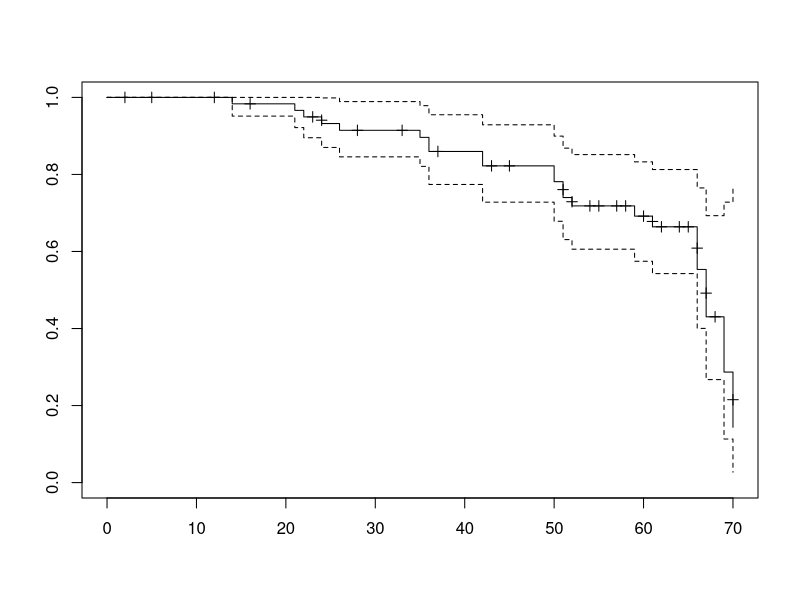
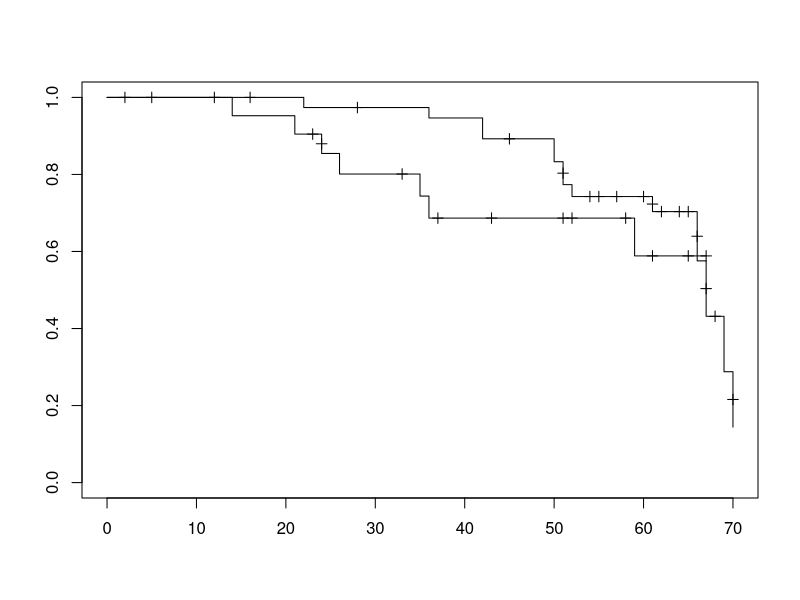
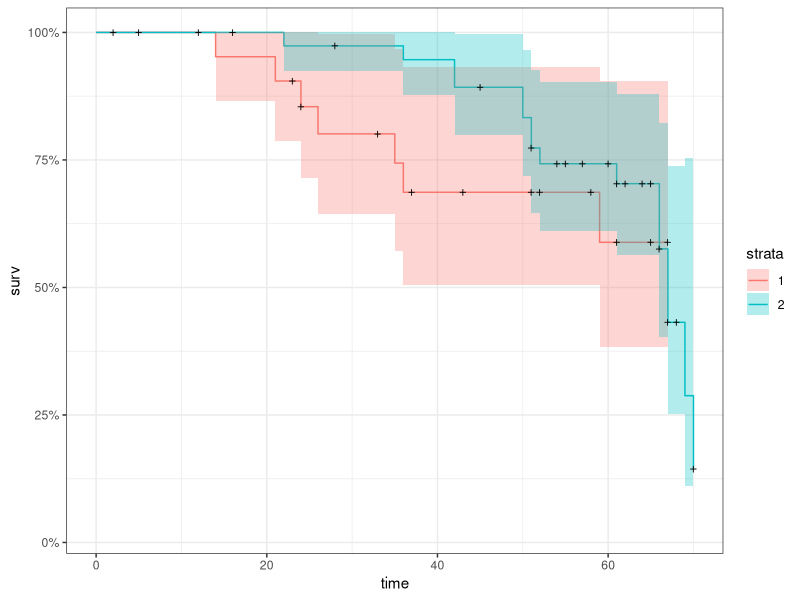

R code for these plots, in order: (Note: this script raises an error after producing the figures.)
## ---- chunk 1
knitr::opts_chunk$set(echo = TRUE, comment = "")
## ---- chunk 2
library(tidyverse)
library(survival)
library(ggfortify)

theme_set(theme_bw())
## ---- chunk 3
var_names <- c("patient", "treatment", "time", "status", "age", "psa", "size", "gleason")
prostate <- read_delim ("prostate_cancer.txt", delim = " ", col_names = var_names)

glimpse(prostate)
## ---- chunk 4
Surv(prostate$time, prostate$status)

km1 <- survfit(Surv(prostate$time, prostate$status) ~ 1) # el 1 es xq es sin grupos

plot(km1, mark.time = T)
## ---- chunk 5
km2 <- survfit(Surv(prostate$time, prostate$status) ~ prostate$treatment) # el 1 es xq es sin grupos

plot(km2, mark.time = T)

## ---- chunk 6
km2 %>% autoplot() #from ggfortify
survdiff(Surv(prostate$time, prostate$status) ~ prostate$treatment)

## ---- chunk 7
data(motorette, package = "SMPracticals")

moto <- motorette
head(moto)

# x= temp in F
# cens= censoring indicator
# y= failure time in hours

plot(moto$x, moto$y)

Surv(moto$y, moto$cens)
survfit(Surv(moto$y, moto$cens) ~ 1)
moto_km1 <- survfit(Surv(moto$y, moto$cens) ~ 1)

moto_km1 %>% plot(mark.time = T)


moto <- moto %>% 
  mutate(temp_level = if_else(x < 180, "Low", "High"))

head(moto)

(moto_km2 <- survfit(Surv(moto$y, moto$cens) ~ moto$temp_level))

plot(moto_km2, mark.time = T)


survdiff(Surv(moto$y, moto$cens) ~ moto$temp_level)
